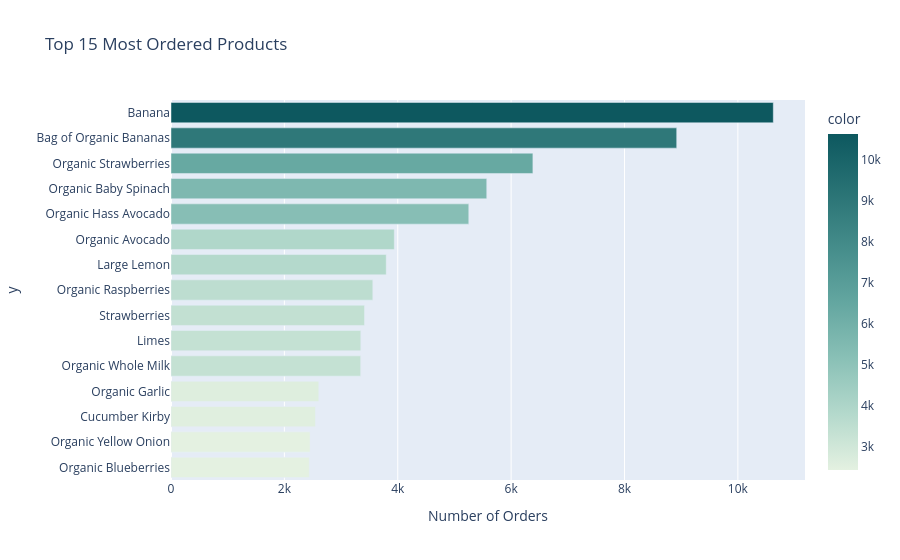

Notebook source saved alongside this figure:
### Markdown cell above
### 2. Business Insights & Dynamic Visualizations
#### A. Top Products & Department Sales Share

### Code cell
# Horizontal Bar: Top 15 Products
top_15 = df['product_name'].value_counts().head(15)
fig = px.bar(top_15, x=top_15.values, y=top_15.index, orientation='h',
             title='Top 15 Most Ordered Products',
             labels={'x': 'Number of Orders', 'index': 'Product Name'},
             color=top_15.values, color_continuous_scale='Mint')
fig.update_layout(yaxis={'categoryorder':'total ascending'})
fig.show()

### Figure 1 — Plotly figure (JSON) as saved in the notebook; plotly's stock layout.template omitted (floating-point values rounded to 4 significant figures)
{"data": [{"hovertemplate": "Number of Orders=%{x}<br>y=%{y}<br>color=%{marker.color}<extra></extra>", "legendgroup": "", "marker": {"color": [10625, 8921, 6384, 5570, 5253, 3939, 3797, 3560, 3414, 3348, 3346, 2607, 2548, 2453, 2439], "coloraxis": "coloraxis", "pattern": {"shape": ""}}, "name": "", "orientation": "h", "showlegend": false, "textposition": "auto", "type": "bar", "x": [10625, 8921, 6384, 5570, 5253, 3939, 3797, 3560, 3414, 3348, 3346, 2607, 2548, 2453, 2439], "xaxis": "x", "y": ["Banana", "Bag of Organic Bananas", "Organic Strawberries", "Organic Baby Spinach", "Organic Hass Avocado", "Organic Avocado", "Large Lemon", "Organic Raspberries", "Strawberries", "Limes", "Organic Whole Milk", "Organic Garlic", "Cucumber Kirby", "Organic Yellow Onion", "Organic Blueberries"], "yaxis": "y"}], "layout": {"barmode": "relative", "coloraxis": {"colorbar": {"title": {"text": "color"}}, "colorscale": [[0, "rgb(228, 241, 225)"], [0.1667, "rgb(180, 217, 204)"], [0.3333, "rgb(137, 192, 182)"], [0.5, "rgb(99, 166, 160)"], [0.6667, "rgb(68, 140, 138)"], [0.8333, "rgb(40, 114, 116)"], [1, "rgb(13, 88, 95)"]]}, "legend": {"tracegroupgap": 0}, "title": {"text": "Top 15 Most Ordered Products"}, "xaxis": {"anchor": "y", "domain": [0, 1], "title": {"text": "Number of Orders"}}, "yaxis": {"anchor": "x", "categoryorder": "total ascending", "domain": [0, 1], "title": {"text": "y"}}}}
